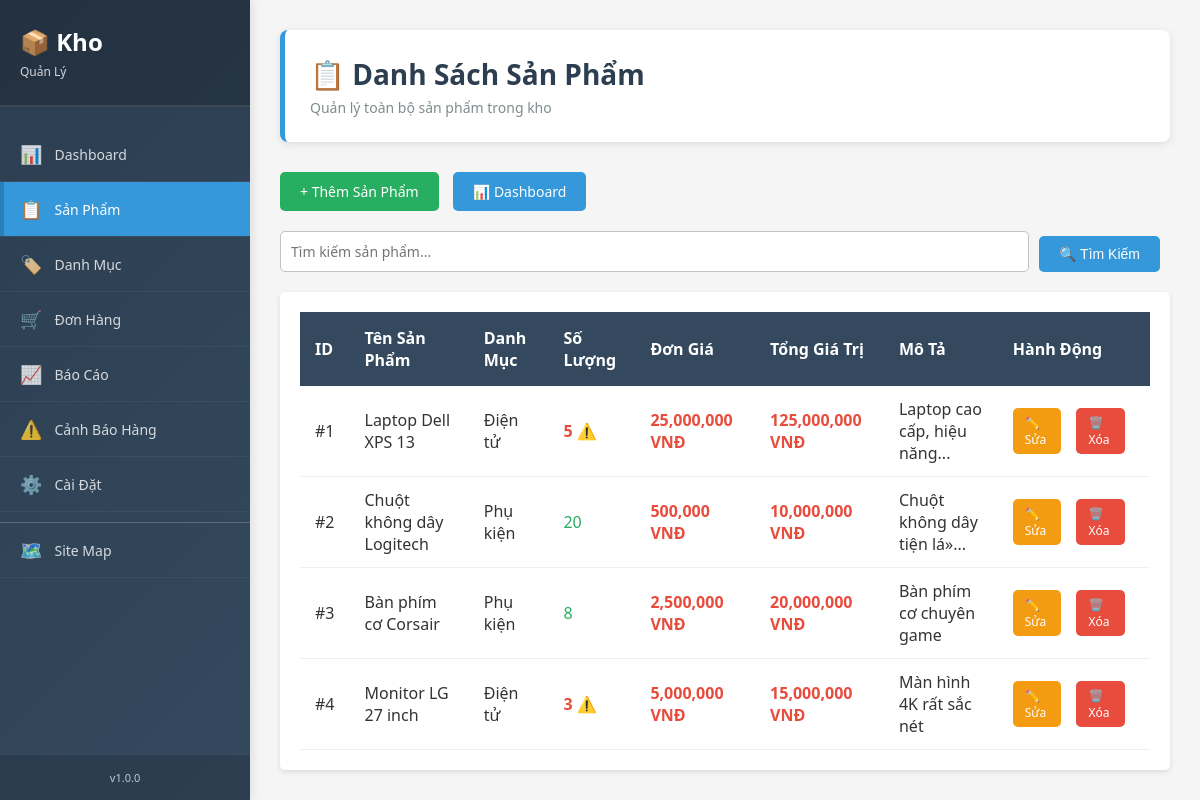
The page / on the database its author committed.
### tables this page shows
CREATE TABLE IF NOT EXISTS products (
    id INT AUTO_INCREMENT PRIMARY KEY,
    name VARCHAR(255) NOT NULL,
    category VARCHAR(100) NOT NULL,
    quantity INT NOT NULL DEFAULT 0,
    unit_price DECIMAL(10, 2) NOT NULL,
    description TEXT,
    created_at TIMESTAMP DEFAULT CURRENT_TIMESTAMP,
    updated_at TIMESTAMP DEFAULT CURRENT_TIMESTAMP ON UPDATE CURRENT_TIMESTAMP
);

### index.php (the view, shortened to what this page needs)
<?php
include '../config/db.php';
$search = isset($_GET['search']) ? $_GET['search'] : '';
$sql = "SELECT * FROM products";
$sql .= " ORDER BY updated_at DESC";
$result = $conn->query($sql);
include '../includes/header.php';
?>
<div class="page-header">
    <h1>📋 Danh Sách Sản Phẩm</h1>
    <p>Quản lý toàn bộ sản phẩm trong kho</p>
</div>
<div class="button-group">
    <a href="add_product.php" class="btn btn-success">+ Thêm Sản Phẩm</a>
    <a href="dashboard.php" class="btn">📊 Dashboard</a>
</div>
<div class="search-box">
    <form method="GET" action="" class="form-inline">
        <div class="form-group" style="flex: 1;">
            <input type="text" name="search" placeholder="Tìm kiếm sản phẩm..." value="<?php echo htmlspecialchars($search); ?>">
        </div>
        <button type="submit" class="btn">🔍 Tìm Kiếm</button>
    </form>
</div>
<div class="table-container">
    <?php if ($result->num_rows > 0): ?>
        <table>
            <thead>
                <tr>
                    <th>ID</th>
                    <th>Tên Sản Phẩm</th>
                    <th>Danh Mục</th>
                    <th>Số Lượng</th>
                    <th>Đơn Giá</th>
                    <th>Tổng Giá Trị</th>
                    <th>Mô Tả</th>
                    <th>Hành Động</th>
                </tr>
            </thead>
            <tbody>
                <?php while ($row = $result->fetch_assoc()): ?>
                    <tr>
                        <td>#<?php echo $row['id']; ?></td>
                        <td><?php echo htmlspecialchars($row['name']); ?></td>
                        <td><?php echo htmlspecialchars($row['category']); ?></td>
                        <td class="<?php echo $row['quantity'] <= 5 ? 'quantity-low' : 'quantity-ok'; ?>">
                            <?php echo $row['quantity']; ?>
                            <?php if ($row['quantity'] <= 5): ?>
                                <span> ⚠️</span>
                            <?php endif; ?>
                        </td>
                        <td class="price"><?php echo number_format($row['unit_price'], 0); ?> VNĐ</td>
                        <td class="price"><?php echo number_format($row['quantity'] * $row['unit_price'], 0); ?> VNĐ</td>
                        <td><?php echo substr(htmlspecialchars($row['description']), 0, 30) . (strlen($row['description']) > 30 ? '...' : ''); ?></td>
                        <td>
                            <div class="action-buttons">
                                <a href="edit_product.php?id=<?php echo $row['id']; ?>" class="btn btn-warning">✏️ Sửa</a>
                                <a href="delete_product.php?id=<?php echo $row['id']; ?>" class="btn btn-danger" onclick="return confirm('Bạn có chắc muốn xóa?');">🗑️ Xóa</a>
                            </div>
                        </td>
                    </tr>
                <?php endwhile; ?>
            </tbody>
        </table>
    <?php endif; ?>
</div>
<?php include '../includes/footer.php'; ?>

### includes/header.php (shortened to what this page needs)
<!DOCTYPE html>
<html lang="vi">
<head>
    <link rel="stylesheet" href="../css/style.css">
</head>
<body>
    <div class="wrapper">
        <aside class="sidebar">
            <div class="sidebar-header">
                <h2>📦 Kho</h2>
                <p class="subtitle">Quản Lý</p>
            </div>
            <nav class="sidebar-nav">
                <ul>
                    <li>
                        <a href="dashboard.php" class="nav-link <?php echo (basename($_SERVER['PHP_SELF']) == 'dashboard.php') ? 'active' : ''; ?>">
                            <span class="icon">📊</span>
                            <span class="text">Dashboard</span>
                        </a>
                    </li>
                    <li>
                        <a href="index.php" class="nav-link <?php echo (basename($_SERVER['PHP_SELF']) == 'index.php') ? 'active' : ''; ?>">
                            <span class="icon">📋</span>
                            <span class="text">Sản Phẩm</span>
                        </a>
                    </li>
                    <li>
                        <a href="categories.php" class="nav-link <?php echo (basename($_SERVER['PHP_SELF']) == 'categories.php') ? 'active' : ''; ?>">
                            <span class="icon">🏷️</span>
                            <span class="text">Danh Mục</span>
                        </a>
                    </li>
                    <li>
                        <a href="orders.php" class="nav-link <?php echo (basename($_SERVER['PHP_SELF']) == 'orders.php' || basename($_SERVER['PHP_SELF']) == 'add_order.php' || basename($_SERVER['PHP_SELF']) == 'edit_order.php') ? 'active' : ''; ?>">
                            <span class="icon">🛒</span>
                            <span class="text">Đơn Hàng</span>
                        </a>
                    </li>
                    <li>
                        <a href="reports.php" class="nav-link <?php echo (basename($_SERVER['PHP_SELF']) == 'reports.php') ? 'active' : ''; ?>">
                            <span class="icon">📈</span>
                            <span class="text">Báo Cáo</span>
                        </a>
                    </li>
                    <li>
                        <a href="low_stock.php" class="nav-link <?php echo (basename($_SERVER['PHP_SELF']) == 'low_stock.php') ? 'active' : ''; ?>">
                            <span class="icon">⚠️</span>
                            <span class="text">Cảnh Báo Hàng</span>
                        </a>
                    </li>
                    <li>
                        <a href="settings.php" class="nav-link <?php echo (basename($_SERVER['PHP_SELF']) == 'settings.php') ? 'active' : ''; ?>">
                            <span class="icon">⚙️</span>
                            <span class="text">Cài Đặt</span>
                        </a>
                    </li>
                    <li style="border-top: 1px solid rgba(255,255,255,0.2); margin-top: 10px;">
                        <a href="sitemap.php" class="nav-link <?php echo (basename($_SERVER['PHP_SELF']) == 'sitemap.php') ? 'active' : ''; ?>">
                            <span class="icon">🗺️</span>
                            <span class="text">Site Map</span>
                        </a>
                    </li>
                </ul>
            </nav>
            <div class="sidebar-footer">
                <p class="version">v1.0.0</p>
            </div>
        </aside>
        <div class="main-content">

### includes/footer.php
        </div>
    </div>
</body>
</html>

### css/style.css (style rules this page uses)
* { margin: 0; padding: 0; box-sizing: border-box; }
body { font-family: 'Segoe UI', Tahoma, Geneva, Verdana, sans-serif; background-color: #f5f5f5; color: #333; }
.wrapper { display: flex; min-height: 100vh; }
.sidebar { width: 250px; background: linear-gradient(135deg, #2c3e50 0%, #34495e 100%); color: white; padding: 0; box-shadow: 2px 0 10px rgba(0,0,0,0.1); position: fixed; left: 0; top: 0; height: 100vh; overflow-y: auto; z-index: 1000; }
.sidebar-header { padding: 25px 20px; border-bottom: 2px solid rgba(255,255,255,0.1); background: rgba(0,0,0,0.2); }
.sidebar-header h2 { font-size: 24px; margin-bottom: 5px; }
.sidebar-header .subtitle { font-size: 12px; opacity: 0.8; }
.sidebar-nav { padding: 20px 0; }
.sidebar-nav ul { list-style: none; }
.sidebar-nav li { border-bottom: 1px solid rgba(255,255,255,0.05); }
.nav-link { display: flex; align-items: center; padding: 15px 20px; color: rgba(255,255,255,0.8); text-decoration: none; transition: all 0.3s ease; font-size: 14px; }
.nav-link.active { background-color: #3498db; color: white; border-left: 4px solid #2980b9; padding-left: 16px; }
.nav-link .icon { margin-right: 12px; font-size: 18px; }
.nav-link .text { flex: 1; }
.sidebar-footer { position: absolute; bottom: 0; width: 100%; padding: 15px 20px; border-top: 1px solid rgba(255,255,255,0.1); background: rgba(0,0,0,0.2); text-align: center; font-size: 11px; opacity: 0.7; }
.main-content { margin-left: 250px; flex: 1; padding: 30px; background-color: #f5f5f5; }
.button-group { margin-bottom: 20px; }
.btn { display: inline-block; padding: 10px 20px; margin-right: 10px; background-color: #3498db; color: white; text-decoration: none; border-radius: 5px; border: none; cursor: pointer; font-size: 14px; transition: background-color 0.3s; }
.btn-success { background-color: #27ae60; }
.btn-warning { background-color: #f39c12; }
.btn-danger { background-color: #e74c3c; }
.form-group { margin-bottom: 15px; }
input[type="text"], input[type="number"], input[type="email"], textarea, select { width: 100%; padding: 10px; border: 1px solid #bdc3c7; border-radius: 5px; font-size: 14px; font-family: inherit; }
.table-container { background-color: white; padding: 20px; border-radius: 5px; box-shadow: 0 2px 5px rgba(0,0,0,0.1); overflow-x: auto; }
table { width: 100%; border-collapse: collapse; }
thead { background-color: #34495e; color: white; }
th { padding: 15px; text-align: left; font-weight: 600; }
td { padding: 12px 15px; border-bottom: 1px solid #ecf0f1; }
.action-buttons { display: flex; gap: 5px; }
.action-buttons a { padding: 6px 12px; font-size: 12px; text-decoration: none; }
.price { color: #e74c3c; font-weight: bold; }
.quantity-low { color: #e74c3c; font-weight: bold; }
.quantity-ok { color: #27ae60; }
.search-box { margin-bottom: 20px; }
.search-box input { width: 300px; max-width: 100%; }
.page-header { background-color: white; padding: 25px; border-radius: 8px; margin-bottom: 30px; box-shadow: 0 2px 8px rgba(0,0,0,0.1); border-left: 5px solid #3498db; }
.page-header h1 { font-size: 28px; color: #2c3e50; margin-bottom: 5px; }
.page-header p { color: #7f8c8d; font-size: 14px; }
.form-inline { display: flex; gap: 10px; flex-wrap: wrap; align-items: flex-end; }
.form-inline .form-group { flex: 1; min-width: 150px; margin-bottom: 0; }
.form-inline .form-group input { width: 100%; }

### rows shown on the page
products: id "1", name "Laptop Dell XPS 13", category "Điện tử", quantity "5", unit_price "25,000,000", $row['quantity'] * $row['unit_price'] "125,000,000", description "Laptop cao cấp, hiệu năng"
products: id "2", name "Chuột không dây Logitech", category "Phụ kiện", quantity "20", unit_price "500,000", $row['quantity'] * $row['unit_price'] "10,000,000", description "Chuột không dây tiện lá»"
products: id "3", name "Bàn phím cơ Corsair", category "Phụ kiện", quantity "8", unit_price "2,500,000", $row['quantity'] * $row['unit_price'] "20,000,000", description "Bàn phím cơ chuyên game"
products: id "4", name "Monitor LG 27 inch", category "Điện tử", quantity "3", unit_price "5,000,000", $row['quantity'] * $row['unit_price'] "15,000,000", description "Màn hình 4K rất sắc nét"
